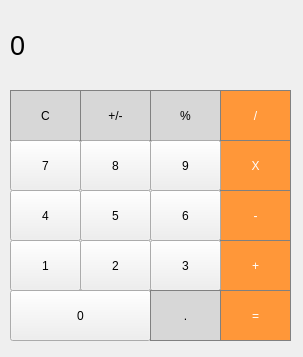
<?xml version="1.0" encoding="UTF-8"?>
<ui version="4.0">
 <class>MainWindow</class>
 <widget class="QMainWindow" name="MainWindow">
  <property name="geometry">
   <rect>
    <x>0</x>
    <y>0</y>
    <width>303</width>
    <height>357</height>
   </rect>
  </property>
  <property name="windowTitle">
   <string>MainWindow</string>
  </property>
  <widget class="QWidget" name="centralWidget">
   <widget class="QLabel" name="label">
    <property name="geometry">
     <rect>
      <x>10</x>
      <y>10</y>
      <width>281</width>
      <height>71</height>
     </rect>
    </property>
    <property name="font">
     <font>
      <pointsize>20</pointsize>
      <italic>false</italic>
     </font>
    </property>
    <property name="styleSheet">
     <string notr="true">QLabel {
	qproperty-alignment:  'AlignVCenter | AlignRight';
	border: 1px solid gray;
}

background-color : white;</string>
    </property>
    <property name="text">
     <string>0</string>
    </property>
   </widget>
   <widget class="QPushButton" name="pushButton_clear">
    <property name="geometry">
     <rect>
      <x>10</x>
      <y>90</y>
      <width>71</width>
      <height>51</height>
     </rect>
    </property>
    <property name="styleSheet">
     <string notr="true">QPushButton {
	background-color: rgb(215, 215, 215);
	border: 1px solid gray;
}
QPushButton: pressed {
	background-color: qlineargradient(x1: 0, y1: 0, x2: 0, y2: 1, stop: 0 #BEBEBE,	stop: 1 #D7D7D7);
}</string>
    </property>
    <property name="text">
     <string>C</string>
    </property>
   </widget>
   <widget class="QPushButton" name="pushButton_plusminus">
    <property name="geometry">
     <rect>
      <x>80</x>
      <y>90</y>
      <width>71</width>
      <height>51</height>
     </rect>
    </property>
    <property name="styleSheet">
     <string notr="true">QPushButton {
	background-color: rgb(215, 215, 215);
	border: 1px solid gray;
}
QPushButton: pressed {
	background-color: qlineargradient(x1: 0, y1: 0, x2: 0, y2: 1, stop: 0 #BEBEBE,	stop: 1 #D7D7D7);
}</string>
    </property>
    <property name="text">
     <string>+/-</string>
    </property>
   </widget>
   <widget class="QPushButton" name="pushButton_percent">
    <property name="geometry">
     <rect>
      <x>150</x>
      <y>90</y>
      <width>71</width>
      <height>51</height>
     </rect>
    </property>
    <property name="styleSheet">
     <string notr="true">QPushButton {
	background-color: rgb(215, 215, 215);
	border: 1px solid gray;
}
QPushButton: pressed {
	background-color: qlineargradient(x1: 0, y1: 0, x2: 0, y2: 1, stop: 0 #BEBEBE,	stop: 1 #D7D7D7);
}</string>
    </property>
    <property name="text">
     <string>%</string>
    </property>
   </widget>
   <widget class="QPushButton" name="pushButton_divide">
    <property name="geometry">
     <rect>
      <x>220</x>
      <y>90</y>
      <width>71</width>
      <height>51</height>
     </rect>
    </property>
    <property name="styleSheet">
     <string notr="true">QPushButton {
	background-color: rgb( 255, 151, 57);
	color: white;
	border: 1px solid gray;
}

QPushButton: pressed {
	background-color: qlineargradient( x1: 0, y1: 0, x2: 0, y2: 1, stop: 0 #FF7832, stop: 1 #FF9739);
}</string>
    </property>
    <property name="text">
     <string>/</string>
    </property>
   </widget>
   <widget class="QPushButton" name="pushButton_multiply">
    <property name="geometry">
     <rect>
      <x>220</x>
      <y>140</y>
      <width>71</width>
      <height>51</height>
     </rect>
    </property>
    <property name="styleSheet">
     <string notr="true">QPushButton {
	background-color: rgb( 255, 151, 57);
	color: white;
	border: 1px solid gray;
}

QPushButton: pressed {
	background-color: qlineargradient( x1: 0, y1: 0, x2: 0, y2: 1, stop: 0 #FF7832, stop: 1 #FF9739);
}</string>
    </property>
    <property name="text">
     <string>X</string>
    </property>
   </widget>
   <widget class="QPushButton" name="pushButton_7">
    <property name="geometry">
     <rect>
      <x>10</x>
      <y>140</y>
      <width>71</width>
      <height>51</height>
     </rect>
    </property>
    <property name="styleSheet">
     <string notr="true">QPushButtom {
	/*border: 1px solid gray;*/
}
QPushButton:pressed {
	background-color: qlineargradient(x1: 0, y1: 0, x2: 0, y2: 1, stop: 0 #dadbde, stop: 1 #f6f7fa);	
}</string>
    </property>
    <property name="text">
     <string>7</string>
    </property>
   </widget>
   <widget class="QPushButton" name="pushButton_9">
    <property name="geometry">
     <rect>
      <x>150</x>
      <y>140</y>
      <width>71</width>
      <height>51</height>
     </rect>
    </property>
    <property name="styleSheet">
     <string notr="true">QPushButtom {
	/*border: 1px solid gray;*/
}
QPushButton:pressed {
	background-color: qlineargradient(x1: 0, y1: 0, x2: 0, y2: 1, stop: 0 #dadbde, stop: 1 #f6f7fa);	
}</string>
    </property>
    <property name="text">
     <string>9</string>
    </property>
   </widget>
   <widget class="QPushButton" name="pushButton_8">
    <property name="geometry">
     <rect>
      <x>80</x>
      <y>140</y>
      <width>71</width>
      <height>51</height>
     </rect>
    </property>
    <property name="styleSheet">
     <string notr="true">QPushButtom {
	/*border: 1px solid gray;*/
}
QPushButton:pressed {
	background-color: qlineargradient(x1: 0, y1: 0, x2: 0, y2: 1, stop: 0 #dadbde, stop: 1 #f6f7fa);	
}</string>
    </property>
    <property name="text">
     <string>8</string>
    </property>
   </widget>
   <widget class="QPushButton" name="pushButton_minus">
    <property name="geometry">
     <rect>
      <x>220</x>
      <y>190</y>
      <width>71</width>
      <height>51</height>
     </rect>
    </property>
    <property name="styleSheet">
     <string notr="true">QPushButton {
	background-color: rgb( 255, 151, 57);
	color: white;
	border: 1px solid gray;
}

QPushButton: pressed {
	background-color: qlineargradient( x1: 0, y1: 0, x2: 0, y2: 1, stop: 0 #FF7832, stop: 1 #FF9739);
}</string>
    </property>
    <property name="text">
     <string>-</string>
    </property>
   </widget>
   <widget class="QPushButton" name="pushButton_4">
    <property name="geometry">
     <rect>
      <x>10</x>
      <y>190</y>
      <width>71</width>
      <height>51</height>
     </rect>
    </property>
    <property name="styleSheet">
     <string notr="true">QPushButtom {
	/*border: 1px solid gray;*/
}
QPushButton:pressed {
	background-color: qlineargradient(x1: 0, y1: 0, x2: 0, y2: 1, stop: 0 #dadbde, stop: 1 #f6f7fa);	
}</string>
    </property>
    <property name="text">
     <string>4</string>
    </property>
   </widget>
   <widget class="QPushButton" name="pushButton_6">
    <property name="geometry">
     <rect>
      <x>150</x>
      <y>190</y>
      <width>71</width>
      <height>51</height>
     </rect>
    </property>
    <property name="styleSheet">
     <string notr="true">QPushButtom {
	/*border: 1px solid gray;*/
}
QPushButton:pressed {
	background-color: qlineargradient(x1: 0, y1: 0, x2: 0, y2: 1, stop: 0 #dadbde, stop: 1 #f6f7fa);	
}</string>
    </property>
    <property name="text">
     <string>6</string>
    </property>
   </widget>
   <widget class="QPushButton" name="pushButton_5">
    <property name="geometry">
     <rect>
      <x>80</x>
      <y>190</y>
      <width>71</width>
      <height>51</height>
     </rect>
    </property>
    <property name="styleSheet">
     <string notr="true">QPushButtom {
	/*border: 1px solid gray;*/
}
QPushButton:pressed {
	background-color: qlineargradient(x1: 0, y1: 0, x2: 0, y2: 1, stop: 0 #dadbde, stop: 1 #f6f7fa);	
}</string>
    </property>
    <property name="text">
     <string>5</string>
    </property>
   </widget>
   <widget class="QPushButton" name="pushButton_add">
    <property name="geometry">
     <rect>
      <x>220</x>
      <y>240</y>
      <width>71</width>
      <height>51</height>
     </rect>
    </property>
    <property name="styleSheet">
     <string notr="true">QPushButton {
	background-color: rgb( 255, 151, 57);
	color: white;
	border: 1px solid gray;
}

QPushButton: pressed {
	background-color: qlineargradient( x1: 0, y1: 0, x2: 0, y2: 1, stop: 0 #FF7832, stop: 1 #FF9739);
}</string>
    </property>
    <property name="text">
     <string>+</string>
    </property>
   </widget>
   <widget class="QPushButton" name="pushButton_1">
    <property name="geometry">
     <rect>
      <x>10</x>
      <y>240</y>
      <width>71</width>
      <height>51</height>
     </rect>
    </property>
    <property name="styleSheet">
     <string notr="true">QPushButtom {
	/*border: 1px solid gray;*/
}
QPushButton:pressed {
	background-color: qlineargradient(x1: 0, y1: 0, x2: 0, y2: 1, stop: 0 #dadbde, stop: 1 #f6f7fa);	
}</string>
    </property>
    <property name="text">
     <string>1</string>
    </property>
   </widget>
   <widget class="QPushButton" name="pushButton_3">
    <property name="geometry">
     <rect>
      <x>150</x>
      <y>240</y>
      <width>71</width>
      <height>51</height>
     </rect>
    </property>
    <property name="styleSheet">
     <string notr="true">QPushButtom {
	/*border: 1px solid gray;*/
}
QPushButton:pressed {
	background-color: qlineargradient(x1: 0, y1: 0, x2: 0, y2: 1, stop: 0 #dadbde, stop: 1 #f6f7fa);	
}</string>
    </property>
    <property name="text">
     <string>3</string>
    </property>
   </widget>
   <widget class="QPushButton" name="pushButton_2">
    <property name="geometry">
     <rect>
      <x>80</x>
      <y>240</y>
      <width>71</width>
      <height>51</height>
     </rect>
    </property>
    <property name="styleSheet">
     <string notr="true">QPushButtom {
	/*border: 1px solid gray;*/
}
QPushButton:pressed {
	background-color: qlineargradient(x1: 0, y1: 0, x2: 0, y2: 1, stop: 0 #dadbde, stop: 1 #f6f7fa);	
}</string>
    </property>
    <property name="text">
     <string>2</string>
    </property>
   </widget>
   <widget class="QPushButton" name="pushButton_0">
    <property name="geometry">
     <rect>
      <x>10</x>
      <y>290</y>
      <width>141</width>
      <height>51</height>
     </rect>
    </property>
    <property name="styleSheet">
     <string notr="true">QPushButtom {
	/*border: 1px solid gray;*/
}
QPushButton:pressed {
	background-color: qlineargradient(x1: 0, y1: 0, x2: 0, y2: 1, stop: 0 #dadbde, stop: 1 #f6f7fa);	
}</string>
    </property>
    <property name="text">
     <string>0</string>
    </property>
   </widget>
   <widget class="QPushButton" name="pushButton_equals">
    <property name="geometry">
     <rect>
      <x>220</x>
      <y>290</y>
      <width>71</width>
      <height>51</height>
     </rect>
    </property>
    <property name="styleSheet">
     <string notr="true">QPushButton {
	background-color: rgb( 255, 151, 57);
	color: white;
	border: 1px solid gray;
}

QPushButton: pressed {
	background-color: qlineargradient( x1: 0, y1: 0, x2: 0, y2: 1, stop: 0 #FF7832, stop: 1 #FF9739);
}</string>
    </property>
    <property name="text">
     <string>=</string>
    </property>
   </widget>
   <widget class="QPushButton" name="pushButton_decimal">
    <property name="geometry">
     <rect>
      <x>150</x>
      <y>290</y>
      <width>71</width>
      <height>51</height>
     </rect>
    </property>
    <property name="styleSheet">
     <string notr="true">QPushButton {
	background-color: rgb(215, 215, 215);
	border: 1px solid gray;
}
QPushButton: pressed {
	background-color: qlineargradient(x1: 0, y1: 0, x2: 0, y2: 1, stop: 0 #BEBEBE,	stop: 1 #D7D7D7);
}</string>
    </property>
    <property name="text">
     <string>.</string>
    </property>
   </widget>
  </widget>
 </widget>
 <layoutdefault spacing="6" margin="11"/>
 <resources/>
 <connections/>
</ui>
